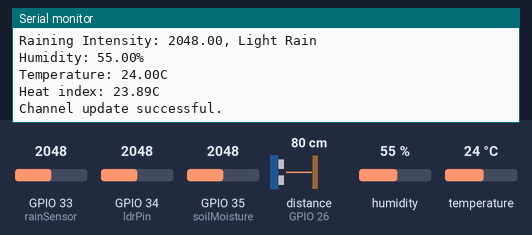
A sketch run on a simulated ESP32. Parts: the last lines printed to the serial monitor. The inputs (shaded band) are chosen by the test bench; at power-on: GPIO 33 (rainSensor) = 2048, GPIO 35 (soilMoisture) = 2048, GPIO 34 (ldrPin) = 2048, distance to the obstacle (sensor on GPIO 26) 80 cm, humidity 55 %, temperature 24 °C. The echo pulse lasts 58.3 µs per cm; WiFi joins after 1.5 s; servers stay silent unless stated; not simulated (calls return 0 or success): arduino_secrets.h.

Above: at 16.1 s.
16.2 s: GPIO 33 (rainSensor) set to 2540
At 20.91 s:
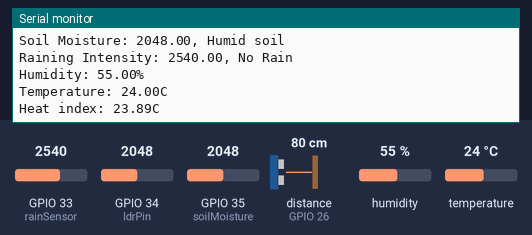
27.5 s: GPIO 35 (soilMoisture) set to 2540
At 32.9 s:
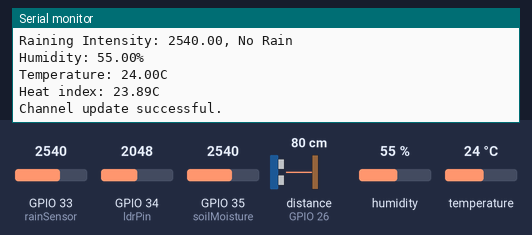
38.1 s: GPIO 34 (ldrPin) set to 1460
At 42.24 s:
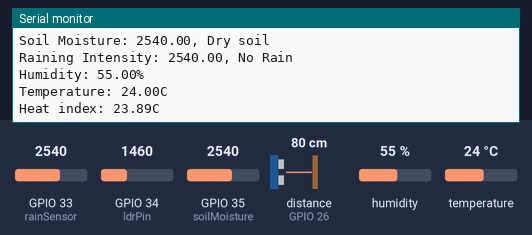
48.8 s: GPIO 33 (rainSensor) set to 1460
At 53.8 s:
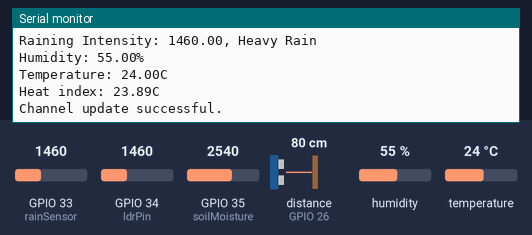
59.5 s: GPIO 35 (soilMoisture) set to 1460
At 63.57 s:
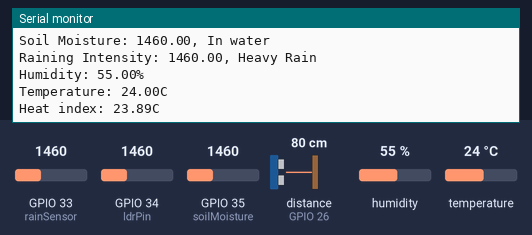
70.1 s: GPIO 34 (ldrPin) set to 122
At 74.8 s:
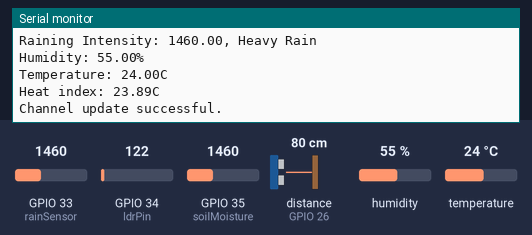

Measured:
- after the input at 16.2 s, the serial monitor: prints a new line after 4.5 s (image 1)
- after the input at 27.5 s, the serial monitor: prints a new line after 3.8 s (image 2)
- after the input at 38.1 s, the serial monitor: prints a new line after 3.9 s (image 3)
- after the input at 48.8 s, the serial monitor: prints a new line after 3.9 s (image 4)
- after the input at 59.5 s, the serial monitor: prints a new line after 3.8 s (image 5)
- after the input at 70.1 s, the serial monitor: prints a new line after 3.9 s (image 6)

The sketch:

thingspeak_test.ino
```cpp
/*
 *
 * @refer: https://diyi0t.com/rain-sensor-tutorial-for-arduino-and-esp8266/
 * @power-supply:
 *  LDR - 5V
 *  Ultrasonic - 5V
 *  Soil Moisture - 3V
 *  Rain detector - 5V
 *  DHT11 - 5V
 *
 */

#include <WiFi.h>
#include "ThingSpeak.h"
#include "DHT.h"
#include "arduino_secrets.h"

const char* ssid = SECRET_SSID;
const char* password = SECRET_PASS;

WiFiClient  client;

unsigned long myChannelNumber = SECRET_CHNL;
const char * myWriteAPIKey = SECRET_APIK;

// Timer variables
unsigned long lastTime = 0;
unsigned long timerDelay = 5000;

#define ldrPin 34
#define echoPin 26
#define trigPin 27
#define soilMoisture 35
#define rainSensor 33
#define dhtPin 4

long duration;
long distance;
float light;
float moisture;
float rainValue;
float t;
float h;
float hic;

DHT dht(dhtPin, DHT11);

void setup() {
  Serial.begin(115200);  //Initialize serial

  pinMode(ldrPin, INPUT);
  pinMode(trigPin, OUTPUT);
  pinMode(echoPin, INPUT);

  dht.begin(); // //Initialize DHT11

//  WiFi.mode(WIFI_STA);
  ThingSpeak.begin(client);  // Initialize ThingSpeak
}

void loop() {
  if ((millis() - lastTime) > timerDelay) {


    /* Connect to Wifi */

    if(WiFi.status() != WL_CONNECTED){
      Serial.print("Attempting to connect...");
      while(WiFi.status() != WL_CONNECTED){
        WiFi.begin(ssid, password);
        Serial.print("...");
        delay(5000);
      }
      Serial.println("\nConnected!!!");
    }


    /* LDR sensor code */

    light = analogRead(ldrPin);

    Serial.print("Light Intensity: ");
    Serial.print(light);

    if (light < 40) {
      Serial.println(", Dark");
    } else if (light < 100) {
      Serial.println(", Dim");
    } else if (light < 1000) {
      Serial.println(", Light");
    } else if (light < 2000) {
      Serial.println(", Bright");
    } else {
      Serial.println(", Very bright");
    }


    /* Ultrasonic sensor code */

    digitalWrite(trigPin, LOW); // Clears the trigPin condition
    delayMicroseconds(2);
    digitalWrite(trigPin, HIGH); // Sets the trigPin HIGH (ACTIVE) for 10 microseconds
    delayMicroseconds(10);
    digitalWrite(trigPin, LOW);
    duration = pulseIn(echoPin, HIGH); // Reads the echoPin, returns the sound wave travel time in microseconds
    distance = duration * 0.034 / 2; // Calculating the distance: Speed of sound wave divided by 2 (go and back)
    Serial.print("Distance: ");
    Serial.print(distance);
    Serial.println(" cm");


    /* Soil Moisture sensor code */

    moisture = analogRead(soilMoisture);

    Serial.print("Soil Moisture: ");
    Serial.print(moisture);

    if (moisture < 1500) {
      Serial.println(", In water");
    } else if (moisture < 2500) {
      Serial.println(", Humid soil");
    } else {
      Serial.println(", Dry soil");
    }


    /* Rain detector sensor code */

    rainValue = analogRead(rainSensor);

    Serial.print("Raining Intensity: ");
    Serial.print(rainValue);

    if (rainValue < 1500) {
      Serial.println(", Heavy Rain");
    } else if (rainValue < 2500) {
      Serial.println(", Light Rain");
    } else {
      Serial.println(", No Rain");
    }


    /* DHT11 sensor code */

    h = dht.readHumidity();
    t = dht.readTemperature();
    float f = dht.readTemperature(true); // Read temperature as Fahrenheit
    hic = dht.computeHeatIndex(t, h, false); // Heat Index: what the temperature feels like to the human body when relative humidity is combined with the air temperature

    Serial.print("Humidity: ");
    Serial.print(h);
    Serial.println("%");
    Serial.print("Temperature: ");
    Serial.print(t);
    Serial.println("C");
    Serial.print("Heat index: ");
    Serial.print(hic);
    Serial.println("C");

    if (isnan(h) || isnan(t) || isnan(f) || isnan(hic)) {
      Serial.println(F("Failed to read from DHT sensor!"));
      return;
    }


    /* Sending data to Thingspeak cloud server */

    // set the fields with the values
    ThingSpeak.setField(1, light);
    ThingSpeak.setField(2, distance);
    ThingSpeak.setField(3, moisture);
    ThingSpeak.setField(4, rainValue);
    ThingSpeak.setField(5, t);
    ThingSpeak.setField(6, h);
    ThingSpeak.setField(7, hic);

    int x = ThingSpeak.writeFields(myChannelNumber, myWriteAPIKey);

    if(x == 200){
      Serial.println("Channel update successful.");
    }
    else if(x == -401){
      Serial.println("Waiting for channel update...");
    }
    else{
      Serial.println("Problem updating channel. HTTP error code " + String(x));
    }

    Serial.println("\n\n");

    lastTime = millis();
  }
}
```
